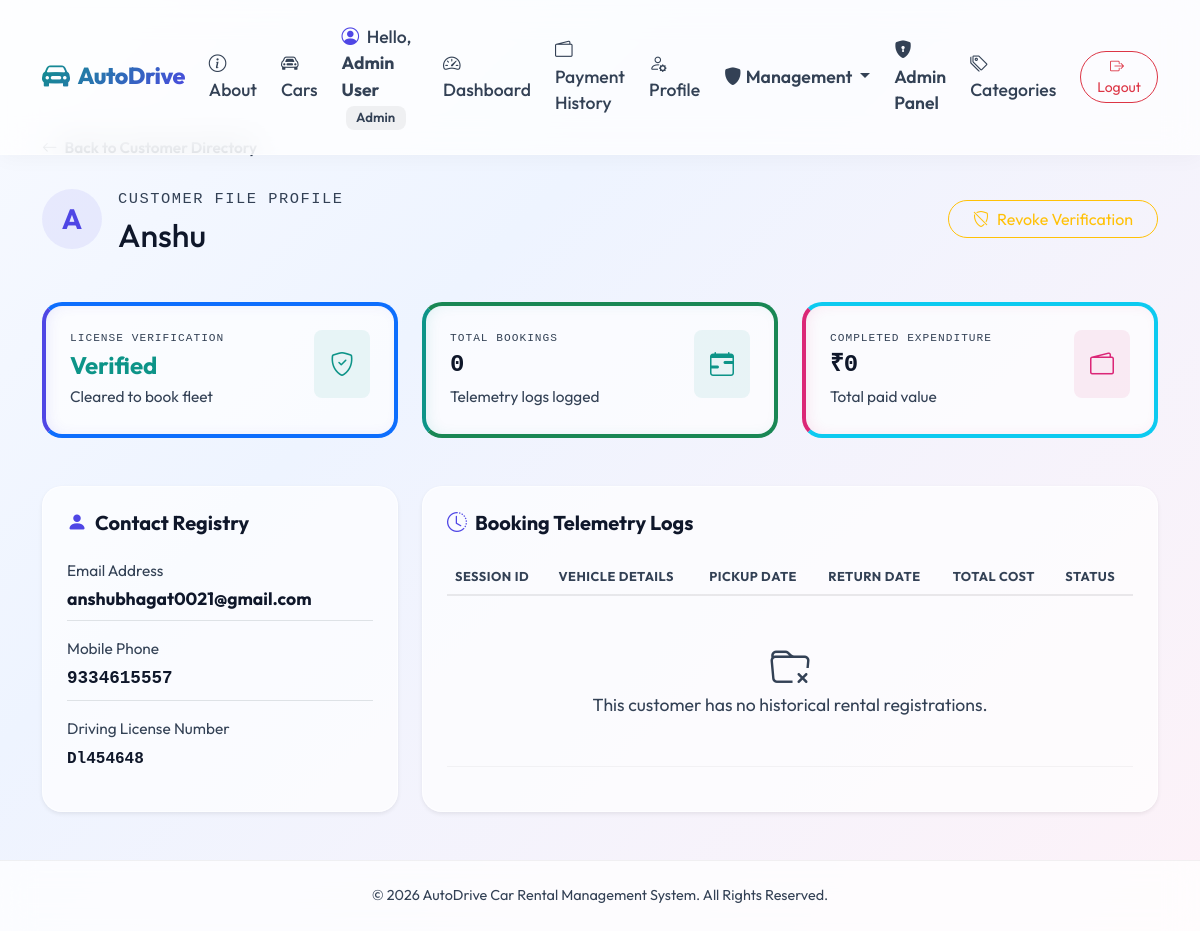
The page /admin-dashboard/customers/7/ (signed in) on the database its author committed.
### rental/models.py (models this page shows, shortened)
class User(AbstractUser):
    ROLE_CHOICES = (
        ('customer', 'Customer'),
        ('staff', 'Staff'),
        ('admin', 'Admin'),
    )
    username = None
    email = models.EmailField(unique=True, verbose_name="Email Address")
    name = models.CharField(max_length=255, verbose_name="Full Name")
    mobile = models.CharField(max_length=15, verbose_name="Mobile Number")
    license_number = models.CharField(max_length=50, blank=True, null=True, verbose_name="Driving License Number")
    role = models.CharField(max_length=10, choices=ROLE_CHOICES, default='customer', verbose_name="Role")
    is_license_verified = models.BooleanField(default=False, verbose_name="License Verified")
    objects = UserManager()
    USERNAME_FIELD = 'email'
    REQUIRED_FIELDS = ['name']

### rental/views.py (the view)
        @login_required
        def _wrapped_view(request, *args, **kwargs):
            if request.user.role in allowed_roles or request.user.is_superuser:
                return view_func(request, *args, **kwargs)
            return HttpResponseForbidden("<h3>Access Denied</h3><p>You do not have administrative permissions to perform this action.</p>")

### templates/rental/customer_detail_admin.html (shortened to what this page needs)
{% extends 'base.html' %}
{% block content %}
<div class="container my-5 fade-in-up">
    <div class="mb-4">
        <a href="{% url 'admin_customers' %}" class="text-decoration-none text-muted small fw-semibold">
            <i class="bi bi-arrow-left me-1"></i> Back to Customer Directory
        </a>
    </div>
    <div class="row align-items-center mb-5 g-3">
        <div class="col-md-8">
            <div class="d-flex align-items-center gap-3">
                <div class="rounded-circle bg-primary-subtle text-primary d-flex align-items-center justify-content-center fw-bold fs-3" style="width: 60px; height: 60px;">
                    {{ customer.name|slice:":1"|upper }}
                </div>
                <div>
                    <span class="text-uppercase font-monospace text-muted small" style="letter-spacing: 1.5px;">Customer File Profile</span>
                    <h2 class="fw-extrabold text-dark mb-0 mt-1">{{ customer.name }}</h2>
                </div>
            </div>
        </div>
        <div class="col-md-4 text-md-end">
            {% if customer.license_number %}
                <form method="post" action="{% url 'verify_license' customer.id %}?next=customer_detail_admin" class="d-inline-block">
                    {% if customer.is_license_verified %}
                        <button type="submit" class="btn btn-outline-warning rounded-pill px-4">
                            <i class="bi bi-shield-slash me-2"></i>Revoke Verification
                        </button>
                    {% else %}
                        <input type="hidden" name="action" value="verify">
                        <button type="submit" class="btn btn-success text-white rounded-pill px-4">
                            <i class="bi bi-shield-check me-2"></i>Verify Driving License
                        </button>
                    {% endif %}
                </form>
            {% else %}
                <span class="text-muted italic small"><i class="bi bi-info-circle me-1"></i>No License Provided</span>
            {% endif %}
        </div>
    </div>
    <div class="row g-4 mb-5">
        <div class="col-md-4">
            <div class="card card-custom p-4 border-start border-primary border-4 h-100">
                <div class="d-flex justify-content-between align-items-start">
                    <div>
                        <span class="text-uppercase font-monospace text-muted small d-block mb-1" style="font-size: 0.7rem; letter-spacing: 1px;">License Verification</span>
                        {% if customer.is_license_verified %}
                            <h4 class="fw-bold text-success mb-1">Verified</h4>
                            <span class="text-muted small">Cleared to book fleet</span>
                        {% else %}
                            <h4 class="fw-bold text-warning mb-1">Unverified</h4>
                            <span class="text-muted small">Awaiting verification</span>
                        {% endif %}
                    </div>
                    <div class="{% if customer.is_license_verified %}bg-success-subtle text-success{% else %}bg-warning-subtle text-warning{% endif %} rounded-3 p-3">
                        <i class="bi {% if customer.is_license_verified %}bi-shield-check{% else %}bi-shield-exclamation{% endif %} fs-4"></i>
                    </div>
                </div>
            </div>
        </div>
        <div class="col-md-4">
            <div class="card card-custom p-4 border-start border-success border-4 h-100">
                <div class="d-flex justify-content-between align-items-start">
                    <div>
                        <span class="text-uppercase font-monospace text-muted small d-block mb-1" style="font-size: 0.7rem; letter-spacing: 1px;">Total Bookings</span>
                        <h4 class="fw-bold text-dark mb-1 font-monospace">{{ total_bookings }}</h4>
                        <span class="text-muted small">Telemetry logs logged</span>
                    </div>
                    <div class="bg-success-subtle text-success rounded-3 p-3">
                        <i class="bi bi-calendar-range fs-4"></i>
                    </div>
                </div>
            </div>
        </div>
        <div class="col-md-4">
            <div class="card card-custom p-4 border-start border-info border-4 h-100">
                <div class="d-flex justify-content-between align-items-start">
                    <div>
                        <span class="text-uppercase font-monospace text-muted small d-block mb-1" style="font-size: 0.7rem; letter-spacing: 1px;">Completed Expenditure</span>
                        <h4 class="fw-bold text-dark mb-1 font-monospace">₹{{ total_spent }}</h4>
                        <span class="text-muted small">Total paid value</span>
                    </div>
                    <div class="bg-info-subtle text-info rounded-3 p-3">
                        <i class="bi bi-wallet2 fs-4"></i>
                    </div>
                </div>
            </div>
        </div>
    </div>
    <div class="row g-4">
        <div class="col-lg-4">
            <div class="card card-custom p-4 h-100 shadow-sm">
                <h5 class="fw-bold text-dark mb-4"><i class="bi bi-person-fill text-primary me-2"></i>Contact Registry</h5>
                <div class="mb-3 border-bottom pb-2">
                    <span class="text-muted small d-block mb-1">Email Address</span>
                    <strong class="text-dark">{{ customer.email }}</strong>
                </div>
                <div class="mb-3 border-bottom pb-2">
                    <span class="text-muted small d-block mb-1">Mobile Phone</span>
                    <strong class="text-dark font-monospace">{{ customer.mobile }}</strong>
                </div>
                <div class="mb-3">
                    <span class="text-muted small d-block mb-1">Driving License Number</span>
                    {% if customer.license_number %}
                        <code class="text-dark font-monospace fw-bold fs-6">{{ customer.license_number }}</code>
                    {% else %}
                        <span class="text-muted small italic">Not provided</span>
                    {% endif %}
                </div>
            </div>
        </div>
        <div class="col-lg-8">
            <div class="card card-custom p-4 h-100 shadow-sm">
                <h5 class="fw-bold text-dark mb-4"><i class="bi bi-clock-history text-primary me-2"></i>Booking Telemetry Logs</h5>
                <div class="table-responsive">
                    <table class="table align-middle">
                        <thead>
                            <tr>
                                <th>Session ID</th>
                                <th>Vehicle Details</th>
                                <th>Pickup Date</th>
                                <th>Return Date</th>
                                <th>Total Cost</th>
                                <th>Status</th>
                            </tr>
                        </thead>
                        <tbody>
                            {% for booking in bookings %}
                            <tr>
                                <td>
                                    <strong class="text-primary font-monospace">#BK-{{ booking.id|stringformat:"04d" }}</strong>
                                </td>
                                <td>
                                    <div class="fw-semibold text-dark">{{ booking.car.brand }} {{ booking.car.model }}</div>
                                    <div class="small text-muted text-capitalize">{{ booking.car.fuel_type }} &bull; {{ booking.car.transmission }}</div>
                                </td>
                                <td class="small">{{ booking.pickup_date }}</td>
                                <td class="small">{{ booking.return_date }}</td>
                                <td>
                                    <span class="fw-bold text-dark font-monospace">₹{{ booking.total_price }}</span>
                                </td>
                                <td>
                                    {% if booking.status == 'pending' %}
                                        <span class="badge bg-warning-subtle text-warning border border-warning-subtle px-2 py-1"><i class="bi bi-hourglass me-1"></i>Pending</span>
                                    {% elif booking.status == 'confirmed' or booking.status == 'booked' %}
                                        <span class="badge bg-success-subtle text-success border border-success-subtle px-2 py-1"><i class="bi bi-bookmark-fill me-1"></i>Booked</span>
                                    {% elif booking.status == 'picked_up' %}
                                        <span class="badge bg-info-subtle text-info border border-info-subtle px-2 py-1"><i class="bi bi-key-fill me-1"></i>Picked Up</span>
                                    {% elif booking.status == 'in_use' %}
                                        <span class="badge bg-primary-subtle text-primary border border-primary-subtle px-2 py-1"><i class="bi bi-car-front-fill me-1"></i>In Use</span>
                                    {% elif booking.status == 'returned' %}
                                        <span class="badge bg-warning-subtle text-warning border border-warning-subtle px-2 py-1"><i class="bi bi-box-arrow-in-left me-1"></i>Returned</span>
                                    {% elif booking.status == 'completed' %}
                                        <span class="badge bg-secondary-subtle text-secondary border border-secondary-subtle px-2 py-1"><i class="bi bi-archive me-1"></i>Completed</span>
                                    {% else %}
                                        <span class="badge bg-danger-subtle text-danger border border-danger-subtle px-2 py-1"><i class="bi bi-x-circle-fill me-1"></i>Cancelled</span>
                                    {% endif %}
                                </td>
                            </tr>
                            {% empty %}
                            <tr>
                                <td colspan="6" class="text-center py-5 text-muted">
                                    <i class="bi bi-folder-x display-6 mb-2"></i>
                                    <p class="mb-0">This customer has no historical rental registrations.</p>
                                </td>
                            </tr>
                            {% endfor %}
                        </tbody>
                    </table>
                </div>
            </div>
        </div>
    </div>
</div>
{% endblock %}

### templates/base.html (shortened to what this page needs)
{% load static %}
<!DOCTYPE html>
<html lang="en">
<head>
    <link href="https://cdn.jsdelivr.net/npm/bootstrap@5.3.2/dist/css/bootstrap.min.css" rel="stylesheet">
    <link rel="stylesheet" href="https://cdn.jsdelivr.net/npm/bootstrap-icons@1.11.2/font/bootstrap-icons.min.css">
    <link rel="stylesheet" href="{% static 'css/style.css' %}?v=4.0">
</head>
<body>
    <nav class="navbar navbar-expand-lg navbar-light navbar-custom py-3">
        <div class="container">
            <a class="navbar-brand d-flex align-items-center" href="{% url 'home' %}">
                <i class="bi bi-car-front-fill me-2 fs-3 text-primary"></i>
                <span>AutoDrive</span>
            </a>
            <div class="collapse navbar-collapse" id="navbarNav">
                <ul class="navbar-nav ms-auto align-items-center gap-2">
                    <li class="nav-item">
                        <a class="nav-link" href="{% url 'about' %}">
                            <i class="bi bi-info-circle me-1"></i>About
                        </a>
                    </li>
                    <li class="nav-item">
                        <a class="nav-link" href="{% url 'car_list' %}">
                            <i class="bi bi-car-front me-1"></i>Cars
                        </a>
                    </li>
                    {% if user.is_authenticated %}
                        <li class="nav-item">
                            <span class="nav-link text-secondary pe-none">
                                <i class="bi bi-person-circle me-1 text-primary"></i>
                                Hello, <strong>{{ user.name }}</strong>
                                <span class="badge bg-secondary ms-1">{{ user.get_role_display }}</span>
                            </span>
                        </li>
                        <li class="nav-item">
                            <a class="nav-link" href="{% url 'dashboard' %}">
                                <i class="bi bi-speedometer2 me-1"></i>Dashboard
                            </a>
                        </li>
                        <li class="nav-item">
                            <a class="nav-link" href="{% url 'payment_history' %}">
                                <i class="bi bi-wallet2 me-1"></i>Payment History
                            </a>
                        </li>
                        <li class="nav-item">
                            <a class="nav-link" href="{% url 'profile' %}">
                                <i class="bi bi-person-gear me-1"></i>Profile
                            </a>
                        </li>
                        {% if user.role == 'admin' or user.role == 'staff' or user.is_superuser %}
                            <li class="nav-item dropdown">
                                <a class="nav-link dropdown-toggle text-warning fw-semibold" href="#" id="adminDropdown" role="button" data-bs-toggle="dropdown" aria-expanded="false">
                                    <i class="bi bi-shield-fill me-1"></i>Management
                                </a>
                            </li>
                        {% endif %}
                        {% if user.is_staff or user.is_superuser %}
                            <li class="nav-item">
                                <a class="nav-link text-warning fw-semibold" href="/admin/" target="_blank">
                                    <i class="bi bi-shield-lock-fill me-1"></i>Admin Panel
                                </a>
                            </li>
                        {% endif %}
                        <li class="nav-item">
                            <a class="nav-link" href="{% url 'category_list' %}">
                                <i class="bi bi-tags me-1"></i>Categories
                            </a>
                        </li>
                        <li class="nav-item ms-2">
                            <a class="btn btn-outline-danger btn-sm rounded-pill px-3" href="{% url 'logout' %}">
                                <i class="bi bi-box-arrow-right me-1"></i>Logout
                            </a>
                        </li>
                    {% endif %}
                </ul>
            </div>
        </div>
    </nav>
    <main class="flex-grow-1">
        {% block content %}
        {% endblock %}
    </main>
    <footer>
        <div class="container">
            <p class="mb-0">&copy; 2026 AutoDrive Car Rental Management System. All Rights Reserved.</p>
        </div>
    </footer>
</body>
</html>

### rows shown on the page
User: name "Admin User", role "Admin"
User: name "A", name "Anshu", email "anshubhagat0021@gmail.com", mobile "9334615557", license_number "Dl454648"

### other values the page prints
{{ total_bookings }} "0"
{{ total_spent }} "0"
